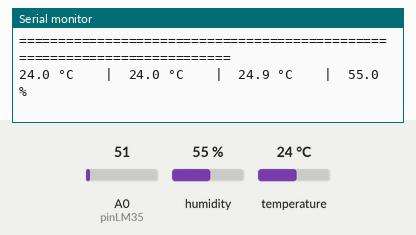
Recording of a sketch running on a simulated Arduino Uno, built with avr-gcc and run on an emulated ATmega328P. Shown: the last lines printed to the serial monitor. The inputs (shaded band) are chosen by the test bench; at power-on: humidity 55 %, A0 (pinLM35) = 51, temperature 24 °C.

Above: at 1.6 s.
1.7 s: humidity set to 22 %
At 3.3 s:
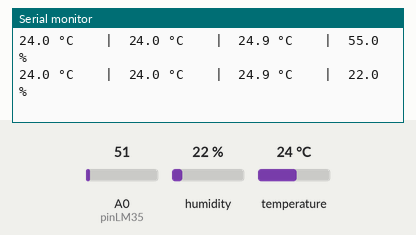
4.1 s: A0 (pinLM35) set to 61
At 5.5 s:
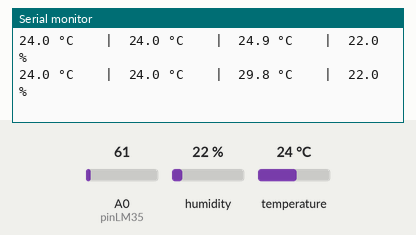
6.5 s: temperature set to 12 °C
At 7.9 s:
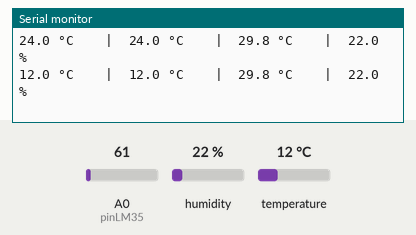
8.9 s: A0 (pinLM35) set to 71
At 10.2 s:
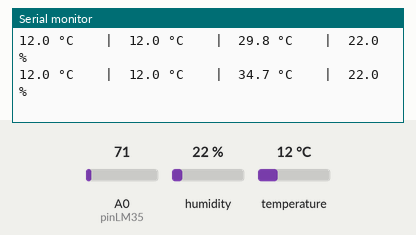
11.3 s: humidity set to 40 %
At 13.6 s:
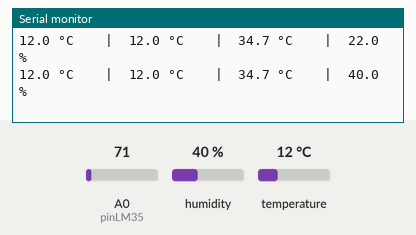
Timing chart, 0 to 14.7 s (numbered marks = the images above; inputs shaded):
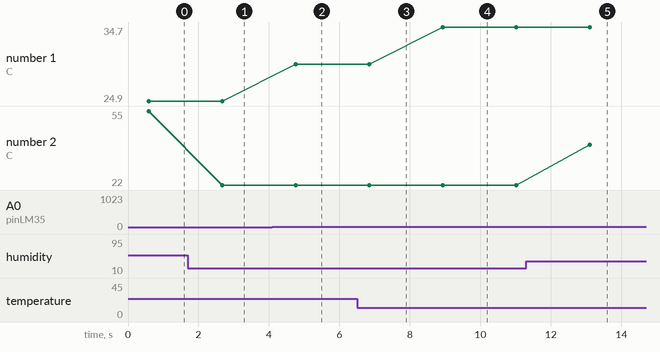

Measured:
- after the input at 1.7 s, the serial monitor: prints a new line after 0.97 s (image 1)
- after the input at 4.1 s, the serial monitor: prints a new line after 0.66 s (image 2)
- after the input at 6.5 s, the serial monitor: prints a new line after 0.34 s (image 3)
- after the input at 8.9 s, the serial monitor: prints a new line at once (image 4)
- after the input at 11.3 s, the serial monitor: prints a new line after 1.8 s (image 5)
- plotted number 1: 24.9 → 29.8 after the input at 4.1 s, 29.8 → 34.7 after the input at 8.9 s
- plotted number 2: 55 → 22 after the input at 1.7 s, 22 → 40 after the input at 11.3 s

The sketch:

punto_1_tabla_pscm.ino
```cpp
#include <Wire.h>
#include <Adafruit_AHTX0.h>
#include <Adafruit_BMP085.h>

// Crear los objetos para los sensores I2C
Adafruit_AHTX0 aht;
Adafruit_BMP085 bmp;

// Definición del pin analógico para el LM35
const int pinLM35 = A0;

void setup() {
  Serial.begin(9600);
  while (!Serial) delay(10); // Esperar a que se abra el monitor serie

  Serial.println(F("=========================================================================="));
  Serial.println(F("                    Inicializando Sistema de Sensores                     "));
  Serial.println(F("=========================================================================="));

  // 1. Inicializar Sensor AHT20
  if (!aht.begin()) {
    Serial.println(F("¡Error! No se encontró el sensor AHT20."));
    while (1) delay(10);
  }
  Serial.println(F("-> AHT20 detectado correctamente."));

  // 2. Inicializar Sensor BMP180
  if (!bmp.begin()) {
    Serial.println(F("¡Error! No se encontró el sensor BMP180."));
    while (1) delay(10);
  }
  Serial.println(F("-> BMP180 detectado correctamente."));

  Serial.println(F("-> LM35 (Analógico) listo en pin A0."));
  Serial.println(F("=========================================================================="));

  // Encabezado de las 4 columnas
  Serial.println(F("Temp AHT20\t|\tTemp BMP180\t|\tTemp LM35\t|\tHumedad AHT20"));
  Serial.println(F("=========================================================================="));
}

void loop() {
  // --- Lectura del AHT20 (Temperatura y Humedad) ---
  sensors_event_t humidity, tempAHT;
  aht.getEvent(&humidity, &tempAHT);
  float t_aht = tempAHT.temperature;
  float h_aht = humidity.relative_humidity;

  // --- Lectura del BMP180 ---
  float t_bmp = bmp.readTemperature();

  // --- Lectura del LM35 ---
  int lecturaADC = analogRead(pinLM35);
  float t_lm35 = lecturaADC * (500.0 / 1023.0);

  // --- Impresión de datos en 4 columnas ---

  // Columna 1: Temperatura AHT20
  Serial.print(t_aht, 1);
  Serial.print(F(" °C\t\t|\t"));

  // Columna 2: Temperatura BMP180
  Serial.print(t_bmp, 1);
  Serial.print(F(" °C\t\t|\t"));

  // Columna 3: Temperatura LM35
  Serial.print(t_lm35, 1);
  Serial.print(F(" °C\t\t|\t"));

  // Columna 4: Humedad Relativa AHT20
  Serial.print(h_aht, 1);
  Serial.println(F(" %"));

  // Esperar 2 segundos entre lecturas
  delay(2000);
}
```
